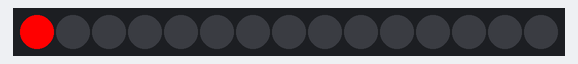
Bench run of a sketch on a simulated Arduino Nano, built with avr-gcc and run on an emulated ATmega328P. Parts: 15 RGB LEDs in strip order, left to right. Random numbers use the default seed unless the sketch sets one.

Above: at 0.7 s.
At 7.7 s:
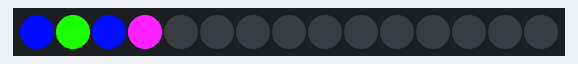
At 15.4 s:
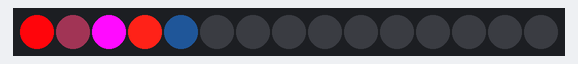
At 22.4 s:
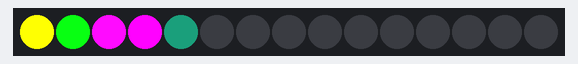
At 29.4 s:
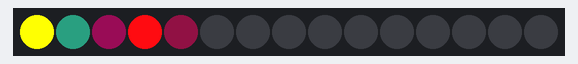
At 34.5 s:
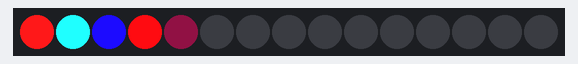

Measured:
- what the display in image 1 shows lasts 0.6 s, from 7.7 s to 8.3 s

The sketch:

durchlauf.ino
```cpp
#include "FastLED.h"

// How many leds in your strip?
#define NUM_LEDS 15

// For led chips like Neopixels, which have a data line, ground, and power, you just
// need to define DATA_PIN.  For led chipsets that are SPI based (four wires - data, clock,
// ground, and power), like the LPD8806 define both DATA_PIN and CLOCK_PIN
#define DATA_PIN 3

int ledArray[NUM_LEDS];
int activeLed = 1;

// Define the array of leds
CRGB leds[NUM_LEDS];


void setup() {
	FastLED.addLeds<WS2811, DATA_PIN, RGB>(leds, NUM_LEDS);
	LEDS.setBrightness(255);
}

void loop() {
 animate(activeLed);
 setLed(activeLed,random8(1,30));
 if(activeLed == NUM_LEDS){
    activeLed = 1;
 }
 else {
    activeLed ++;
 }
}

void animate(int ledNumber){
int x = 1;
  for (int i = 254; i > -1; i = i + x){
	   if (i == 254){
			x = -1;
		  }
         setLed(ledNumber,i);
         FastLED.show();
        // delay(.001);
   }
}

void setLed(int realLedNum, int brightness){
	int ledNum = 0;
	int colorNum = 0;
	float tool =  (realLedNum-1) /3;
    ledNum = int(tool+.5);
    colorNum = (realLedNum-1) % 3;
    leds[ledNum][colorNum] = cubicwave8(brightness)-1;
}
```
